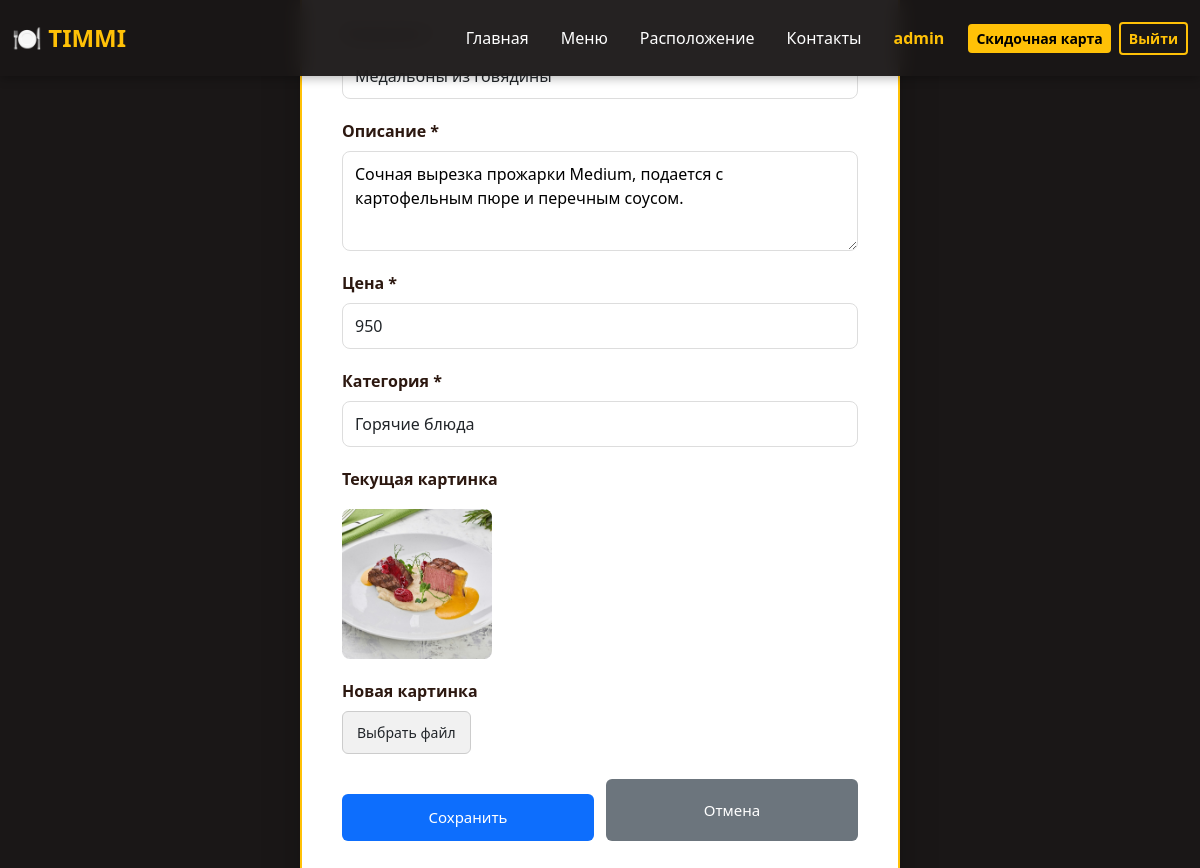
The app's page /admin/edit_dish/5 (signed in) with its own data.
### data/users.py (models this page shows, shortened)
class User(SqlAlchemyBase, UserMixin, SerializerMixin):
    __tablename__ = 'users'
    id = sqlalchemy.Column(sqlalchemy.Integer,
                           primary_key=True, autoincrement=True)
    name = sqlalchemy.Column(sqlalchemy.String, nullable=True)
    phone_number = sqlalchemy.Column(sqlalchemy.String, nullable=True)
    email = sqlalchemy.Column(sqlalchemy.String,
                              index=True, unique=True, nullable=True)
    hashed_password = sqlalchemy.Column(sqlalchemy.String, nullable=True)
    card = sqlalchemy.Column(sqlalchemy.String, nullable=True)

### data/dishes.py (models this page shows, shortened)
class Dish(SqlAlchemyBase, UserMixin, SerializerMixin):
    __tablename__ = 'dishes'
    id = sqlalchemy.Column(sqlalchemy.Integer,
                           primary_key=True, autoincrement=True)
    name = sqlalchemy.Column(sqlalchemy.String, nullable=True)
    description = sqlalchemy.Column(sqlalchemy.String, nullable=True)
    price = sqlalchemy.Column(sqlalchemy.Integer,
                              index=True, unique=True, nullable=True)
    image = sqlalchemy.Column(sqlalchemy.String)
    category = sqlalchemy.Column(sqlalchemy.String)

### main.py (the view, shortened to what this page needs)
@app.route('/admin/edit_dish/<int:dish_id>', methods=['GET', 'POST'])
def admin_edit(dish_id):
    if current_user.id == 1:
        db_sess = db_session.create_session()
        dish = db_sess.query(Dish).get(dish_id)
        if not dish:
            return redirect(url_for('admin'))
        return render_template('edit_dish.html', title='Изменить блюдо', dish=dish)
    return redirect('/')

### data/db_session.py (called while the page is built)
def create_session() -> Session:
    global __factory
    return __factory()

### main.py (called while the page is built)
@login_manager.user_loader
def load_user(user_id):
    db_sess = db_session.create_session()
    return db_sess.get(User, user_id)

### templates/edit_dish.html (shortened to what this page needs)
{% extends "base.html" %}
{% block content %}
<div class="form-container">
    <form method="POST" enctype="multipart/form-data">
        <div class="form-group">
            <label class="form-label">Название *</label>
            <input type="text" name="name" class="form-control" value="{{ dish.name }}" required>
        </div>
        <div class="form-group">
            <label class="form-label">Описание *</label>
            <textarea name="description" class="form-control-textarea" required>{{ dish.description }}</textarea>
        </div>
        <div class="form-group">
            <label class="form-label">Цена *</label>
            <input type="number" name="price" class="form-control" value="{{ dish.price }}" required>
        </div>
        <div class="form-group">
            <label class="form-label">Категория *</label>
            <select name="category" class="form-control" required>
                <option value="mains" {% if dish.category == 'mains' %}selected{% endif %}>Горячие блюда</option>
            </select>
        </div>
        <div class="form-group">
            <label class="form-label">Текущая картинка</label>
            {% if dish.image and dish.image != 'default.jpg' %}
                <img src="{{ url_for('static', filename='img/' + dish.image) }}" alt="{{ dish.name }}" class="current-image">
            {% else %}
                <img src="{{ url_for('static', filename='img/default.jpg') }}" alt="{{ dish.name }}" class="current-image">
            {% endif %}
        </div>
        <div class="form-group">
            <label class="form-label">Новая картинка</label>
            <label class="file-input-label">
                Выбрать файл
            </label>
        </div>
        <div class="button-group">
            <button type="submit" class="btn-submit">Сохранить</button>
            <a href="{{ url_for('admin') }}" class="btn-cancel">Отмена</a>
        </div>
    </form>
</div>
{% endblock %}

### templates/base.html (shortened to what this page needs)
<!doctype html>
<html lang="ru">
<head>
    <link rel="stylesheet" href="https://cdn.jsdelivr.net/npm/bootstrap@5.3.0/dist/css/bootstrap.min.css">
</head>
<body>
<nav class="navbar navbar-expand-lg navbar-dark fixed-top">
    <div class="container-fluid">
        <a class="navbar-brand" href="/">🍽️ TIMMI</a>
        <div class="collapse navbar-collapse" id="navbarNav">
            <ul class="navbar-nav ms-auto align-items-lg-center">
                <li class="nav-item"><a class="nav-link px-3" href="/">Главная</a></li>
                <li class="nav-item"><a class="nav-link px-3" href="/menu">Меню</a></li>
                <li class="nav-item"><a class="nav-link px-3" href="/location">Расположение</a></li>
                <li class="nav-item"><a class="nav-link px-3" href="/contacts">Контакты</a></li>
                {% if current_user.is_authenticated %}
                    <li class="nav-item"><span class="user-info px-3">{{ current_user.name }}</span></li>
                    <li class="nav-item ms-lg-2"><a class="btn btn-register btn-sm" href="/discountcard">Скидочная карта</a></li>
                    <li class="nav-item ms-lg-2"><a class="btn btn-login btn-sm" href="/logout">Выйти</a></li>
                {% else %}
                    <li class="nav-item ms-lg-2"><a class="btn btn-register btn-sm" href="/register">Зарегистрироваться</a></li>
                    <li class="nav-item ms-lg-2"><a class="btn btn-login btn-sm" href="/login">Войти</a></li>
                {% endif %}
            </ul>
        </div>
    </div>
</nav>
<main role="main">
    {% block content %}{% endblock %}
</main>
</body>
</html>

### records on screen
User: name "admin"
Dish: name "Медальоны из говядины", description "Сочная вырезка прожарки Medium, подается с картофельным пюре и перечным соусом.", price "950", category "Горячие блюда", image (picture)
